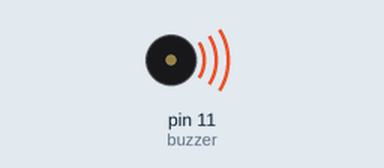
Recording of a sketch running on a simulated Arduino Uno, built with avr-gcc and run on an emulated ATmega328P. Parts: buzzer (waves = sounding).

Above: at 0.1 s.
Timing chart, 0 to 1.7 s (numbered marks = the images above):
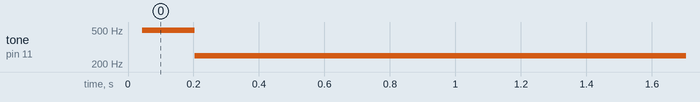

Measured:
- by itself, tone on pin 11 (buzzer): silent → 496 Hz at 0.04 s, → 249 Hz 0.16 s later

The sketch:

Buzzer_Module.ino
```cpp
int buzzer=11;

void setup(){
  pinMode(buzzer,OUTPUT);
}

void loop(){
  unsigned char i,j;
  while(1){
    for(i=0;i<80;i++){ //A frequency sound
      digitalWrite(buzzer,HIGH);//Buzzer On
      delay(1);
      digitalWrite(buzzer,LOW);//Buzzer Off
      delay(1);
    }
    for(i=0;i<500;i++){
      digitalWrite(buzzer,HIGH);//Buzzer On
      delay(2);
      digitalWrite(buzzer,LOW);//Buzzer Off
      delay(2);
    }
  }
}
```
